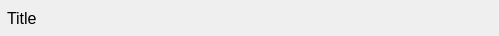
<?xml version="1.0" encoding="UTF-8"?>
<ui version="4.0">
 <class>TitleBarClass</class>
 <widget class="QWidget" name="TitleBarClass">
  <property name="geometry">
   <rect>
    <x>0</x>
    <y>0</y>
    <width>499</width>
    <height>36</height>
   </rect>
  </property>
  <property name="windowTitle">
   <string>TitleBar</string>
  </property>
  <property name="styleSheet">
   <string notr="true">QPushButton {
border-radius: 0px;
}
QPushButton:focus {
outline:none;
}</string>
  </property>
  <layout class="QHBoxLayout" name="horizontalLayout">
   <property name="spacing">
    <number>0</number>
   </property>
   <property name="leftMargin">
    <number>0</number>
   </property>
   <property name="topMargin">
    <number>0</number>
   </property>
   <property name="rightMargin">
    <number>0</number>
   </property>
   <property name="bottomMargin">
    <number>0</number>
   </property>
   <item>
    <widget class="QLabel" name="icon_label">
     <property name="maximumSize">
      <size>
       <width>48</width>
       <height>48</height>
      </size>
     </property>
     <property name="text">
      <string/>
     </property>
    </widget>
   </item>
   <item>
    <widget class="QLabel" name="title_label">
     <property name="font">
      <font>
       <pointsize>12</pointsize>
      </font>
     </property>
     <property name="text">
      <string>Title</string>
     </property>
    </widget>
   </item>
   <item>
    <spacer name="horizontalSpacer">
     <property name="orientation">
      <enum>Qt::Horizontal</enum>
     </property>
     <property name="sizeHint" stdset="0">
      <size>
       <width>327</width>
       <height>20</height>
      </size>
     </property>
    </spacer>
   </item>
   <item>
    <widget class="QPushButton" name="minimize_button">
     <property name="sizePolicy">
      <sizepolicy hsizetype="Expanding" vsizetype="Expanding">
       <horstretch>0</horstretch>
       <verstretch>0</verstretch>
      </sizepolicy>
     </property>
     <property name="minimumSize">
      <size>
       <width>16</width>
       <height>16</height>
      </size>
     </property>
     <property name="maximumSize">
      <size>
       <width>32</width>
       <height>32</height>
      </size>
     </property>
     <property name="toolTip">
      <string>最小化</string>
     </property>
     <property name="styleSheet">
      <string notr="true">QPushButton {
border-image: url(:/icons/dash.svg);
}
QPushButton:hover {
border-image: url(:/icons/dash-square.svg);
}</string>
     </property>
     <property name="text">
      <string/>
     </property>
    </widget>
   </item>
   <item>
    <widget class="QPushButton" name="maximize_button">
     <property name="sizePolicy">
      <sizepolicy hsizetype="Expanding" vsizetype="Expanding">
       <horstretch>0</horstretch>
       <verstretch>0</verstretch>
      </sizepolicy>
     </property>
     <property name="minimumSize">
      <size>
       <width>16</width>
       <height>16</height>
      </size>
     </property>
     <property name="maximumSize">
      <size>
       <width>32</width>
       <height>32</height>
      </size>
     </property>
     <property name="toolTip">
      <string>最大化</string>
     </property>
     <property name="styleSheet">
      <string notr="true">QPushButton {
border-image: url(:/icons/open_in_full_black_48dp.svg);
}
QPushButton:hover {
background-color: rgba(136, 136, 136, 136);
border-image: url(:/icons/open_in_full_white_48dp.svg);
}</string>
     </property>
     <property name="text">
      <string/>
     </property>
    </widget>
   </item>
   <item>
    <widget class="QPushButton" name="close_button">
     <property name="sizePolicy">
      <sizepolicy hsizetype="Expanding" vsizetype="Expanding">
       <horstretch>0</horstretch>
       <verstretch>0</verstretch>
      </sizepolicy>
     </property>
     <property name="minimumSize">
      <size>
       <width>16</width>
       <height>16</height>
      </size>
     </property>
     <property name="maximumSize">
      <size>
       <width>32</width>
       <height>32</height>
      </size>
     </property>
     <property name="toolTip">
      <string>关闭</string>
     </property>
     <property name="styleSheet">
      <string notr="true">QPushButton {
border-image: url(:/icons/x.svg);
}
QPushButton:hover {
border-image: url(:/icons/x-square.svg);
}</string>
     </property>
     <property name="text">
      <string/>
     </property>
    </widget>
   </item>
  </layout>
 </widget>
 <layoutdefault spacing="6" margin="11"/>
 <resources>
  <include location="../resource/Resource.qrc"/>
 </resources>
 <connections/>
</ui>
